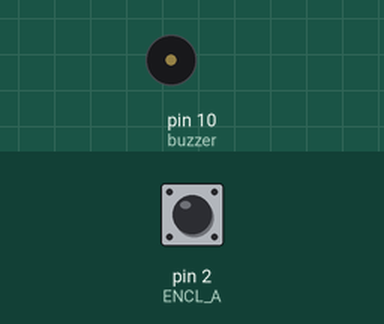
Simulated run of this sketch. Board: Arduino Uno, built with avr-gcc and run on an emulated ATmega328P. Shown: buzzer (waves = sounding). The test bench sets the inputs (shaded band); at power-on: pin 2 (ENCL_A) HIGH. What the sketch prints to the serial monitor is not drawn.

Above: at 0.3 s.
Timing chart, 0 to 1.8 s (numbered marks = the images above):
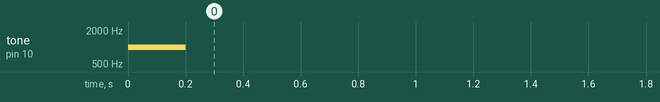

The sketch:

turn_90_calibration.ino
```cpp
// --- Pin Definitions (Matching your working setup) ---
const int ENCL_A = 2; // Left Encoder Interrupt
const int buzzer = 10;

volatile long turnTicks = 0;

void setup() {
  Serial.begin(9600);
  pinMode(ENCL_A, INPUT_PULLUP);

  // Attach interrupt for high-speed pulse capture
  attachInterrupt(digitalPinToInterrupt(ENCL_A), countTicks, RISING);

  pinMode(buzzer, OUTPUT);
  tone(buzzer, 1000, 200);

  Serial.println("--- 90-Degree Turn Calibration ---");
  Serial.println("1. Place robot on a sheet of paper.");
  Serial.println("2. Mark its current heading (0 degrees).");
  Serial.println("3. Rotate the robot MANUALLY exactly 90 degrees in place.");
  Serial.println("4. The number below is your TICKS_FOR_90.");
}

void countTicks() {
  turnTicks++;
}

void loop() {
  Serial.print("Current Turn Ticks: ");
  Serial.println(turnTicks);
  delay(200); // Update frequency
}
```

Measured:
- by itself, tone on pin 10 (buzzer): silent → 1000 Hz at 0.00 s, → silent 0.20 s later
